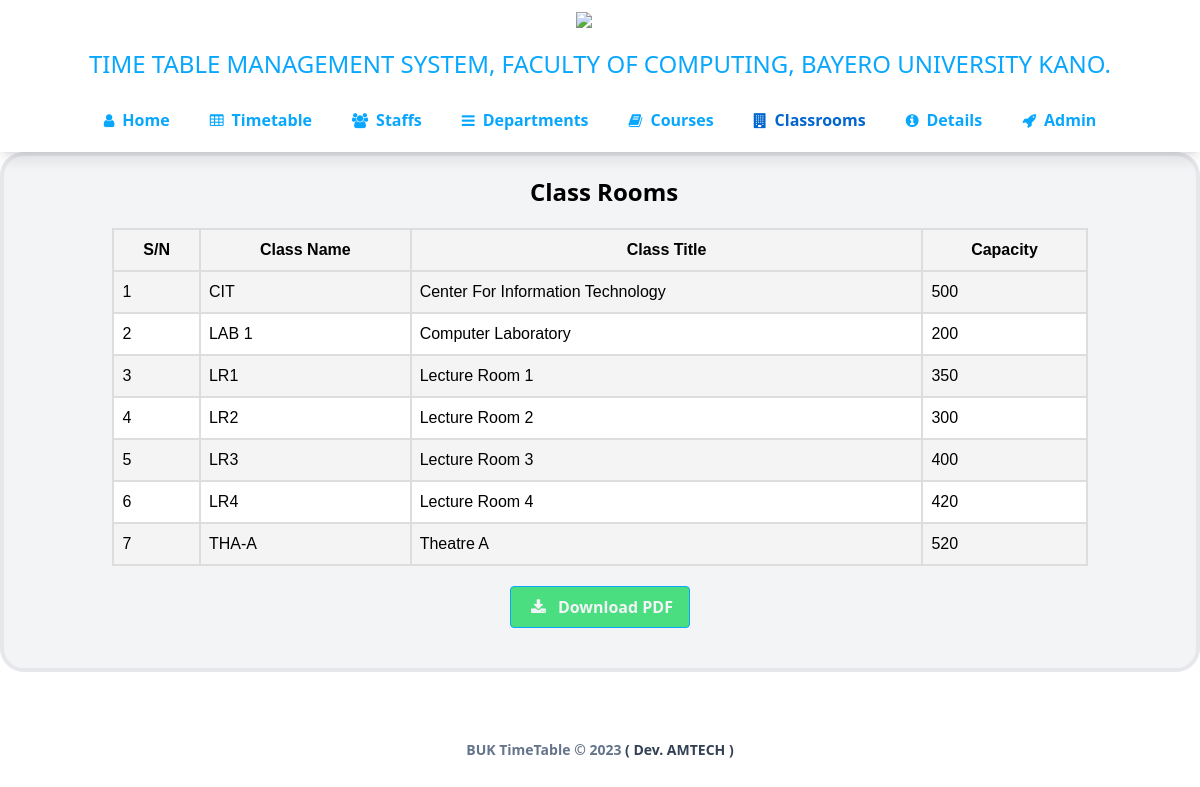
/classroom.php, run on the app's committed database.
### tables this page shows
CREATE TABLE `classroom` (
  `class_id` int(11) NOT NULL,
  `class_name` varchar(30) NOT NULL,
  `class_title` varchar(50) NOT NULL,
  `class_capacity` int(11) NOT NULL
);

### includes/functions.php (the view, shortened to what this page needs)
<?php
function select_all($tb_name, $order_by=""){
    global $conn;
    $all_row = array();
    if($order_by !== ""){
        $query = "SELECT * from {$tb_name} ORDER BY {$order_by}";
    }else{
        $query = "SELECT * from {$tb_name}";
    }
    $result = mysqli_query($conn, $query);
    if(!$result){
        $error = "Can't get any data, Please try again later...";
    }else{
        while($row = mysqli_fetch_assoc($result)){
            $all_row[] = $row;
        };
        return $all_row;
    }
}
function download_content_pdf(){
    global $page_name;
    $add_btn = "";
    $add_btn .= "<div>";
    $add_btn .= "<form action=\"download/pdf_download.php\" method=\"post\" class='flex justify-center '>";
    $add_btn .= "<input type='hidden' name='download' value='{$page_name}'>";
    $add_btn .= '<button  type="submit" name="download_pdf" id="'. $page_name.'" class="text-base  mx-2
                  hover:scale-110 focus:outline-none
                  flex justify-center px-4 py-2 rounded font-bold cursor-pointer
                  hover:bg-green-500
                  bg-green-400
                  text-gray-100
                  border duration-200 ease-in-out
                  border-[#08a7fd] transition"><i class="fa fa-download m-1 pr-2"></i> Download PDF</button>';
    $add_btn .= "</fom>";
    $add_btn .= "</div>";
    echo $add_btn;
}
function classroom_table($edit_delete=false){
    $table_name = "classroom";
    $table = '<div class="table-container">
        <h2 class="text-center font-bold text-2xl pl-2" style="text-align:center; padding:20px auto;">Class Rooms</h2>
        <table>
        <thead>
            <tr>
                <th>S/N</th>
                <th>Class Name</th>
                <th>Class Title</th>
                <th>Capacity</th>';
        $table .='</tr>
        </thead>
        <tbody>';
    $classroom = select_all($table_name, "class_name");
    $serial_num = 1;
    for ($i=0; $i < count($classroom); $i++) {
        $table .= "<tr>
            <td> ". ( $serial_num + $i ) ."</td>
            <td>{$classroom[$i]['class_name']}</td>
            <td>{$classroom[$i]['class_title']}</td>
            <td>{$classroom[$i]['class_capacity']}</td>";
        $table .= "</tr> ";
    }
    $table .= '
    </tbody>
    </table></div>';
    return $table;
    }
?>

### includes/header_new.php (shortened to what this page needs)
<?php
$page_title= "<img src='assets/img/buk-logo.png' class='w-16 p-2'>";
$page_title_footer= "BUK TimeTable";
$page_name = pathinfo( $_SERVER['PHP_SELF'], PATHINFO_FILENAME);
include_once("includes/functions.php");
?>
<!DOCTYPE html>
<html>
  <head>
    <link
      href=""
      rel="stylesheet"
    />
     <script src="https://cdn.tailwindcss.com"></script>
    <link rel="stylesheet" href="https://cdnjs.cloudflare.com/ajax/libs/font-awesome/4.7.0/css/font-awesome.min.css">
    <link rel="stylesheet" href="assets\style.css">
  </head>
  <body>
<div class="page">
<header class="sticky top-0 z-30 w-full">
<nav id="header" class="w-full py-1 bg-white shadow-lg mt-auto">
        <nav>
            <ul class="text-center m-auto w-full text-[18px]">
                <li>
                    <a class="no-underline" href="index.php">
                        <span class="flex text-center items-center justify-center font-bold">
                            <?php echo $page_title; ?>
                        </span>
                    </a>
                </li>
                <li>
                    <p class="text-center text-bold text-2xl text-[#08a7fd] py-3 px-4 wrap">
                        TIME TABLE MANAGEMENT SYSTEM,
                        FACULTY OF COMPUTING,
                        BAYERO UNIVERSITY KANO.
                    </p>
                </li>
            </ul>
        </nav>
          <div class="flex-auto flex text-center items-center justify-center font-bold h-auto p-2">
            <?php
              echo ($page_name == "index")
              ? '<a href="index.php"class="mx-1 px-4 py-2 text-[#0266cc] font-bold no-underline">
                  <span class="flex gap-2 text-base items-center"><i class="fa fa-user"></i>Home</span>
              </a>'
              :'<a href="index.php" class="mx-1 px-4 py-2 text-[#08a7fd] hover:text-[#0266CC]">
                <span class="flex gap-2 text-base items-center"><i class="fa fa-user"></i>Home</span>
              </a>';
            ?>
            <?php
              echo ($page_name == "timetable")
              ? '<a href="timetable.php"class="mx-1 px-4 py-2 text-[#0266CC] font-bold no-underline">
                <span class="flex gap-2 text-base items-center"><i class="fa fa-table"></i>Timetable</span>
              </a>'
              :'<a href="timetable.php" class="mx-1 px-4 py-2 text-[#08a7fd] hover:text-[#0266CC]">
                <span class="flex gap-2 text-base items-center"><i class="fa fa-table"></i>Timetable</span>
              </a>';
            ?>
            <?php
              echo ($page_name == "staffs")
              ? '<a href="staffs.php" class="mx-1 px-4 py-2 text-[#0266CC] font-bold no-underline">
              <span class="flex gap-2 text-base items-center"><i class="fa fa-users"></i>Staffs</span>
              </a>'
              :'<a href="staffs.php" class="mx-1 px-4 py-2 text-[#08a7fd] hover:text-[#0266CC]">
                <span class="flex gap-2 text-base items-center"><i class="fa fa-users"></i>Staffs</span>
              </a>';
            ?>
            <?php
              echo ($page_name == "department")
              ? '<a href="department.php" class="mx-1 px-4 py-2 text-[#0266CC] font-bold no-underline">
                <span class="flex gap-2 text-base items-center"><i class="fa fa-bars"></i>Departments</span>
                </a>'
              :'<a href="department.php" class="mx-1 px-4 py-2 text-[#08a7fd] hover:text-[#0266CC]">
                <span class="flex gap-2 text-base items-center"><i class="fa fa-bars"></i>Departments</span>
              </a>';
            ?>
            <?php
              echo ($page_name == "courses")
              ? '<a href="courses.php" class="mx-1 px-4 py-2 text-[#0266CC] font-bold no-underline">
              <span class="flex gap-2 text-base items-center"><i class="fa fa-book"></i>Courses</span>
              </a>'
              :'<a href="courses.php" class="mx-1 px-4 py-2 text-[#08a7fd] hover:text-[#0266CC]">
                <span class="flex gap-2 text-base items-center"><i class="fa fa-book"></i>Courses</span>
              </a>';
            ?>
            <?php
              echo ($page_name == "classroom")
              ? '<a href="classroom.php" class="mx-1 px-4 py-2 text-[#0266CC] font-bold no-underline">
              <span class="flex gap-2 text-base items-center"><i class="fa fa-building"></i>Classrooms</span>
              </a>'
              :'<a href="classroom.php" class="mx-1 px-4 py-2 text-[#08a7fd] hover:text-[#0266CC]">
              <span class="flex gap-2 text-base items-center"><i class="fa fa-building"></i>Classrooms</span>
              </a>';
            ?>
            <?php
              echo ($page_name == "details")
              ? '<a href="details.php" class="mx-1 px-4 py-2 text-[#0266CC] font-bold no-underline">
                <span class="flex gap-2 text-base items-center"><i class="fa fa-info-circle"></i>Details</span>
              </a>'
              :'<a href="details.php" class="mx-1 px-4 py-2 text-[#08a7fd] hover:text-[#0266CC]">
                <span class="flex gap-2 text-base items-center"><i class="fa fa-info-circle"></i>Details</span>
              </a>';
            ?>
            <?php
              echo ($page_name == "admin")
              ? '<a href="admin.php" class="mx-1 px-4 py-2 text-[#0266CC] font-bold no-underline">
                <span class="flex gap-2 text-base items-center"><i class="fa fa-rocket"></i>Admin</span>
                </a>'
              :'<a href="admin.php" class="mx-1 px-4 py-2 text-[#08a7fd] hover:text-[#0266CC]">
                <span class="flex gap-2 text-base items-center"><i class="fa fa-rocket"></i>Admin</span>
                </a>';
            ?>
          </div>
</nav>
</header>

### classroom.php
<?php
include_once("includes/header_new.php");
?>
<div class="page">
<div class="grid mb-4 pb-10 px-8 mx-4 rounded-3xl bg-gray-100 border-4 border[#08a7fd] w-[100%] mx-auto">
<?php
    echo classroom_table(0);
    download_content_pdf();
?>
</div>
</div>
<?php
include_once("includes/footer.php");
?>

### includes/footer.php (shortened to what this page needs)
<footer class="mt-10 p-4 pt-6 m-auto w-full buttom-0">
    <div class="container mx-auto px-4">
        <div class="flex flex-wrap items-center md:justify-between justify-center">
            <div class="w-full md:w-6/12 px-4 mx-auto text-center">
            <div class="text-sm text-slate-500 font-semibold py-1">
                <?php echo $page_title_footer; ?> &copy; <?php echo date("Y") ?>
                <a href="https://bit.ly/amtech_digital_networks"
                class="text-slate-700 hover:text-slate-500" target="_blank">
                ( Dev. AMTECH )</a>
            </div>
            </div>
        </div>
    </div>
</footer>
</div>
</body>
</html>
</body>
</html>

### assets/style.css (style rules this page uses)
body { position: absolute; width: 100vw; }
.table-container { padding:20px; margin: 0 auto; width: 90%; position:relative; }
table { margin: 0 auto; margin-top: 20px; font-family: arial, sans-serif; border-collapse: collapse; width: 100%; }
td, th { border: 2px solid #dddddd; text-align: center; padding: 8px; }
td { text-align: left; }
tr:nth-child(even) { background-color: #ffffff; }
tr:nth-child(odd) { background-color: #f4f4f4; }
nav span .fa { font-size: 15px; }

### includes/header_new.php (style rules this page uses)
body { height: 100%; width: 100%; }
.page { min-width: 1020px; max-width: 2000px; margin: 0 auto; padding: 0; }
header { width: 100%; min-width: 1000px; position: sticky; left: 0; right: 0; }
nav, table { width: 100%; width: 100%; position: relative; left: 0; right: 0; top: 0; }
.table-container { padding:20px; margin: 0 auto; width: 90%; position:relative; }
table { margin: 0 auto; margin-top: 20px; font-family: arial, sans-serif; border-collapse: collapse; width: 100%; }
td, th { border: 2px solid #dddddd; text-align: center; padding: 8px; }
td { text-align: left; }
tr:nth-child(even) { background-color: #ffffff; }
tr:nth-child(odd) { background-color: #f4f4f4; }
.container { width: 100%; min-width:1000px; max-width:1800px; }
nav span .fa { font-size: 15px; }

### data on the page
classroom: i "1", class_name "CIT", class_title "Center For Information Technology", class_capacity "500"
classroom: i "2", class_name "LAB 1", class_title "Computer Laboratory", class_capacity "200"
classroom: i "3", class_name "LR1", class_title "Lecture Room 1", class_capacity "350"
classroom: i "4", class_name "LR2", class_title "Lecture Room 2", class_capacity "300"
classroom: i "5", class_name "LR3", class_title "Lecture Room 3", class_capacity "400"
classroom: i "6", class_name "LR4", class_title "Lecture Room 4", class_capacity "420"
classroom: i "7", class_name "THA-A", class_title "Theatre A", class_capacity "520"

### other printed values
$page_title_footer "BUK TimeTable"
